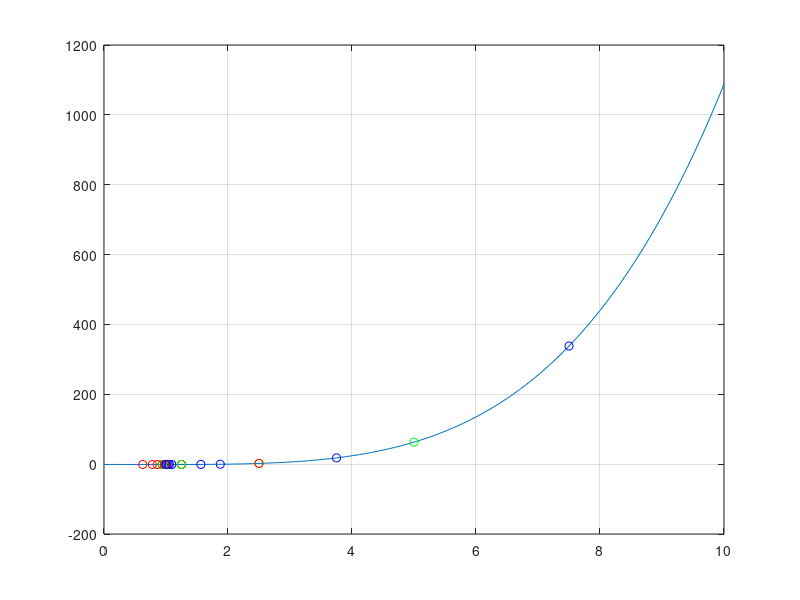

Here is the MATLAB script that generated this plot:
clear;
clc;
tiksloFunkcija = @(x) (x.^2-1).^2/9-1;

% intervalas [l, r]
l = 0;
r = 10;
% tikslumas
tikslumas = 10^-4; 

% grafikas
x = l:0.1:r;
y = tiksloFunkcija(x);

plot(x,y);
hold on;
grid on

% zingsniu skaicius
counter = 1;
% funkcijos kvietimu skaicius
counterFunc = 0;

xm = (l + r)/2;
ym = tiksloFunkcija(xm);
counterFunc = counterFunc + 1;
plot(xm, ym, 'og');
L = r - l;

while L >= tikslumas
    x1 = l + L/4;
    y1 = tiksloFunkcija(x1);
    x2 = r - L/4;
    y2 = tiksloFunkcija(x2);
    counterFunc = counterFunc + 2;
    
    fprintf('%d iteracija %.15f %.15f \n', counter, xm, ym);
    
    if y1 < ym
        r = xm;
        xm = x1;
        ym = y1;
    elseif y2 < ym
        l = xm;
        xm = x2;
        ym = y2;
    else 
        l = x1;
        r = x2;
    end
    
    plot(xm, ym, 'og');
    plot(x1, y1, 'or');
    plot(x2, y2, 'ob');
    
    L = r - l;
    counter = counter + 1;
end

fprintf('\n Minimumas: %.4f %.4f \n Funkcija buvo iskviesta %d kartu \n', xm, tiksloFunkcija(xm), counterFunc);